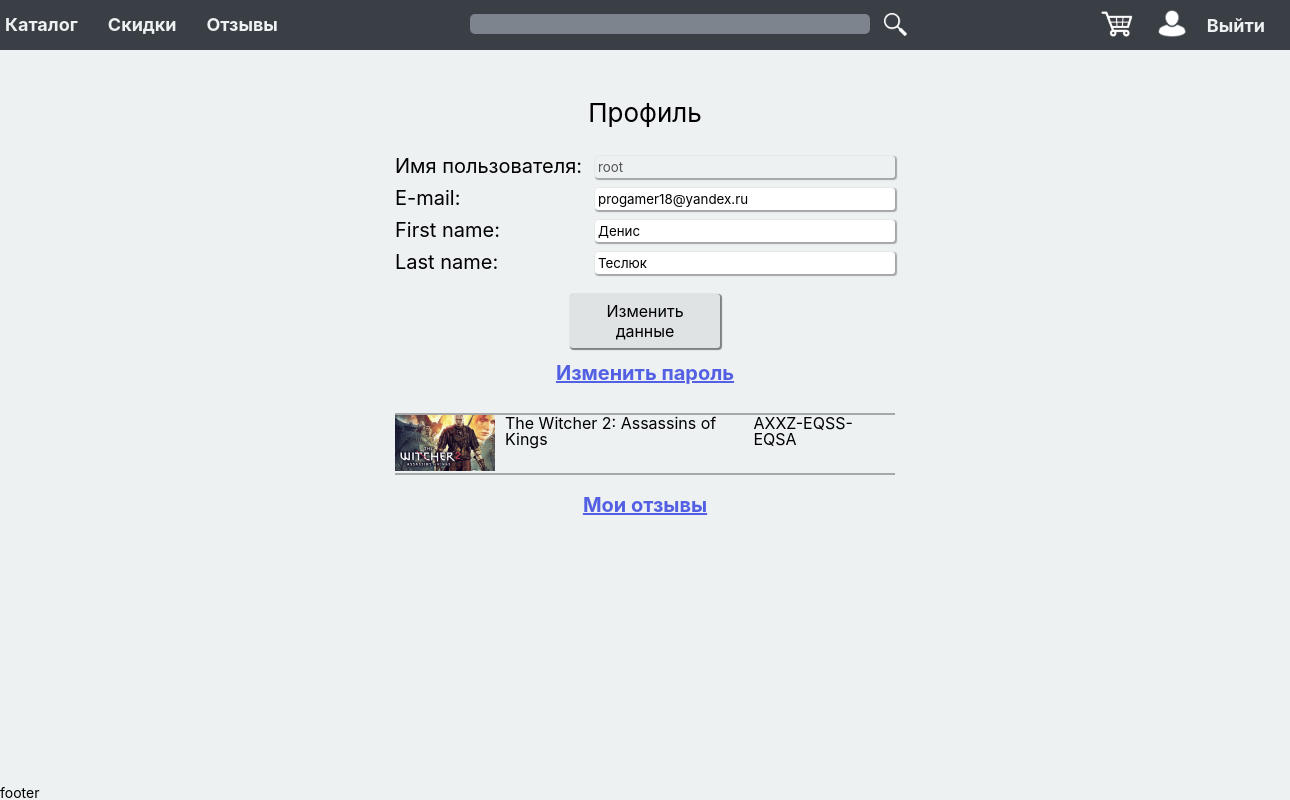
/users/profile/ (signed in), run on an earlier commit of the app's database.
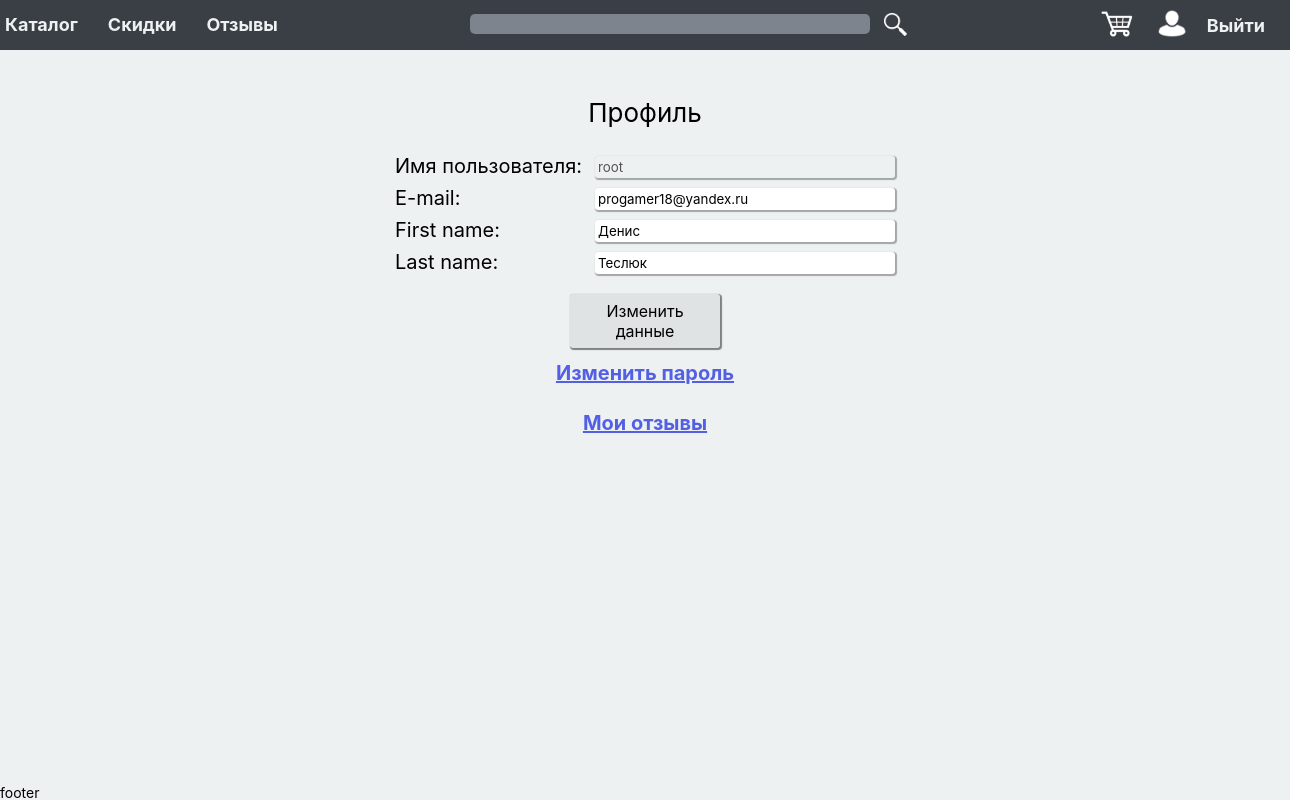
And on a later commit of the database.
### denisshop/models.py (models this page shows, shortened)
class Key(models.Model):
    key = models.CharField(max_length=64, unique=True, verbose_name='Ключ')
    slug = models.SlugField(max_length=64, blank=True, unique=True)
    game = models.ForeignKey('Game', on_delete=models.CASCADE, verbose_name='Игра', related_name='keys')
    user = models.ForeignKey(get_user_model(), on_delete=models.DO_NOTHING,
                             null=True, blank=True, default=None, verbose_name='Владелец')
    class Meta:
        verbose_name = 'Ключ'
        verbose_name_plural = 'Ключи'

class Game(models.Model):
    title = models.CharField(max_length=128, verbose_name='Название')
    slug = models.SlugField(max_length=256,blank=True, unique=True, verbose_name='Слаг')
    image = models.ImageField(upload_to='game_images', verbose_name='Изображение')
    description = models.TextField(verbose_name='Описание')
    price = models.FloatField(verbose_name='Цена')
    sale_price = models.FloatField(blank=True, null=True, verbose_name='Цена со скидкой')
    processor = models.CharField(max_length=64, verbose_name='Процессор')
    ozu = models.PositiveIntegerField(verbose_name='Оперативная память')
    videocard = models.CharField(verbose_name='Видеокарта')
    hard_space = models.PositiveIntegerField(verbose_name='Жесткий диск')
    platform = models.ManyToManyField('Platform', related_name='games', verbose_name='Платформы')
    genres = models.ManyToManyField('Genre', related_name='games', verbose_name='Жанры')
    series = models.ForeignKey('Series',null=True, on_delete=models.SET_NULL, verbose_name='Серия')
    release = models.DateField(verbose_name='Дата выхода')
    class Meta:
        verbose_name = 'Игра'
        verbose_name_plural = 'Игры'

### users/views.py (the view, shortened to what this page needs)
# urls.py: path('profile/', views.ProfileUser.as_view(), name='profile'),
class ProfileUser(LoginRequiredMixin, UpdateView):
    form_class = ProfileForm
    template_name = 'users/profile.html'
    def get_context_data(self, **kwargs):
        context = super().get_context_data(**kwargs)
        context['title'] = 'Профиль'
        context['keys'] = Key.objects.filter(user = self.request.user)
        return context
    def get_object(self, queryset=None):
        return get_user_model().objects.get(pk=self.request.user.pk)

### users/forms.py
class ProfileForm(forms.ModelForm):
    username = forms.CharField(disabled=True, label='Имя пользователя')
    class Meta:
        model = get_user_model()
        fields = ['username', 'email', 'first_name', 'last_name']
        labels = {'email': 'E-mail'}

### denisshop/context_processors.py (called while the page is built)
def get_menu(request):
    return {'menu':menu}

### users/templates/users/profile.html (shortened to what this page needs)
{% extends 'base.html'%}
{% block content %}
<div class="users-title">{{title}}</div>
<div class="profile-main">
<form action="" method="post">
    {{form.as_p}}
    <div class="users-button profile-button"><button type="submit">Изменить данные</button></div>
</form>
<div class="users-links"><a href="{% url 'users:password_change' %}">Изменить пароль</a></div>
<ul class="profile-key-list">
    {% for key in keys %}
        <li class="profile-key">
            <div class="profile-key-game-image"><img src="{{key.game.image.url}}" width="100px"/></div>
            <div class="profile-key-game-text">{{key.game.title}}</div>
            <div class="profile-key-game-text">{{key.key}}</div>
        </li>
    {% endfor %}
</ul>
<div class="users-links"><a href="{% url 'show_review' %}?choice=my">Мои отзывы</a></div>
</div>
{% endblock %}

What changed in the data, as far as the page shows it:
no longer on this page (row edited): Key: game.image (picture), game "The Witcher 2: Assassins of Kings", key "AXXZ-EQSS-EQSA"
